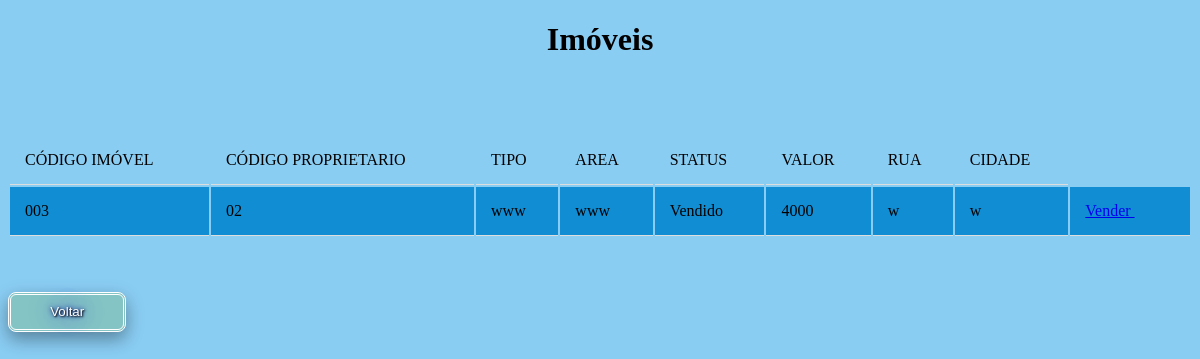
Page /buscaProprietarioImovel.php?codigo_proprietario=                02 on the committed database.
### tables this page shows
CREATE TABLE `imovel` (
  `imovel_id` int(11) NOT NULL,
  `codigo_imovel` varchar(200) NOT NULL,
  `codigo_proprietario` varchar(200) NOT NULL,
  `tipo` varchar(200) NOT NULL,
  `area` varchar(200) NOT NULL,
  `valor` int(200) NOT NULL,
  `status` varchar(200) NOT NULL,
  `informacoes` varchar(200) NOT NULL,
  `enderecoimoID` int(11) DEFAULT NULL,
  `codigoP` varchar(255) NOT NULL
);

CREATE TABLE `endereco` (
  `endereco_id` int(11) NOT NULL,
  `rua` varchar(200) NOT NULL,
  `bairro` varchar(200) NOT NULL,
  `numero` varchar(200) NOT NULL,
  `cep` varchar(200) NOT NULL,
  `cidade` varchar(200) NOT NULL,
  `estado` varchar(200) NOT NULL,
  `pais` varchar(200) NOT NULL
);

### buscaProprietarioImovel.php (the view, shortened to what this page needs)
<?php
require_once 'db_connect.php';
$codigo_proprietario = $_GET['codigo_proprietario'];
$sql = "SELECT imovel.codigo_imovel,imovel.codigo_proprietario,imovel.tipo,imovel.area,imovel.status,imovel.valor,endereco.rua,endereco.cidade,imovel.imovel_id
FROM imovel JOIN endereco on endereco.endereco_id = imovel.enderecoimoID and imovel.codigo_proprietario = $codigo_proprietario";
$resultado = mysqli_query($connect, $sql);
?>
<!DOCTYPE html>
<html>
<head>
  <link rel="stylesheet" type="text/css" href="css/estilobuscacliente.css" />
</head>
<body>
<h1>Imóveis</h1>
  <table >
    <tr>
    <td>CÓDIGO IMÓVEL</td>
      <td>CÓDIGO PROPRIETARIO</td>
      <td>TIPO</td>
      <td>AREA</td>
      <td>STATUS</td>
      <td>VALOR</td>
      <td>RUA</td>
      <td>CIDADE</td>
    </tr>
    <?php while($dado = mysqli_fetch_array($resultado)) { ?>
    <tr>
    <td><?php echo $dado['codigo_imovel']; ?></td>
      <td><?php echo $dado['codigo_proprietario']; ?></td>
      <td><?php echo $dado['tipo']; ?></td>
      <td><?php echo $dado['area']; ?></td>
      <td><?php echo $dado['status']; ?></td>
      <td><?php echo $dado['valor']; ?></td>
      <td><?php echo $dado['rua']; ?></td>
      <td><?php echo $dado['cidade']; ?></td>
      <td>
      <div>
           <form action="<?php echo $_SERVER['PHP_SELF']; ?>" method="POST">
           <a href="editarClientes.php?imovel_id=<?php echo $dado['imovel_id']?>"> Vender </a>  &nbsp&nbsp&nbsp&nbsp
            </form>
          </div>
      </td>
      </tr>
      <br><br><br>
    <?php }
    ?>
  </table>
  <br><br><br>
  <form action="<?php echo $_SERVER['PHP_SELF']; ?>" method="POST">
  <button type="submit" name="btn-voltar">Voltar</button>
  </form>
</body>
</html>

### css/estilobuscacliente.css (style rules this page uses)
table { width: 100%; }
td { border-bottom: 1px solid #ddd; padding: 15px; text-align: left; }
tr:nth-child(even) { background-color: #118dd4; }
body { background:rgb(138, 205, 243); }
h1 { font-family: 'sans-serifs'; text-align: center; }
button { width: 10%; height: 40px; background: rgb(132, 196, 196); color: #fff; border: double; border-radius: 8px; box-shadow: 0 8px 16px 0 rgba(0,0,0,0.2), 0 6px 20px 0 rgba(0,0,0,0.19); text-shadow: 1px 1px 2px black, 0 0 25px blue, 0 0 5px darkblue; }

### rows in the picture
imovel: codigo_imovel "003", codigo_proprietario "02", tipo "www", area "www", status "Vendido", valor "4000", endereco.rua "w", endereco.cidade "w"
